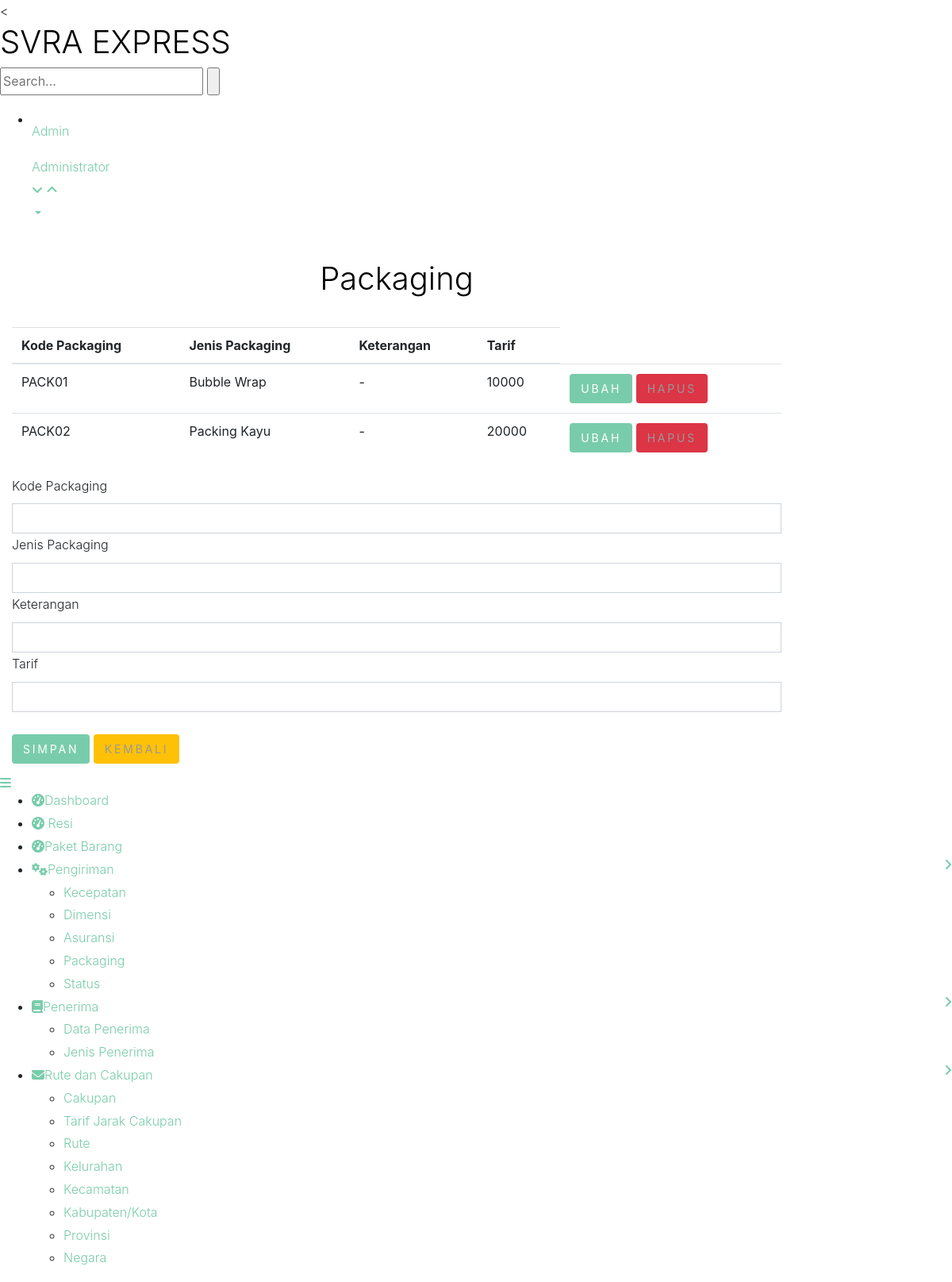
Page /svra/login/tambahpack.php on the committed database.
### tables this page shows
CREATE TABLE `jenis_packaging` (
  `kode_jenis_packaging` varchar(10) NOT NULL,
  `nama_jenis_packaging` varchar(50) DEFAULT NULL,
  `keterangan` varchar(30) DEFAULT NULL,
  `tarif` int(50) DEFAULT NULL
);

### svra/login/tambahpack.php (the view, shortened to what this page needs)
<!DOCTYPE HTML>
<html>
<head>
<link href="css/bootstrap.css" rel="stylesheet" type="text/css" media="all">
<link href="css/style.css" rel="stylesheet" type="text/css" media="all"/>
<link href="css/font-awesome.css" rel="stylesheet">
</head>
<body>
<div class="page-container">
   <div class="left-content">
	   <div class="mother-grid-inner">
				<div class="header-main">
					<div class="header-left">
							<div class="logo-name">
									 <a href="home.php"> <h1>SVRA EXPRESS</h1>
								  </a>
							</div>
								<div class="search-box">
									<form>
										<input type="text" placeholder="Search..." required="">
										<input type="submit" value="">
									</form>
								</div>
						 </div>
							<div class="profile_details">
								<ul>
									<li class="dropdown profile_details_drop">
										<a href="#" class="dropdown-toggle" data-toggle="dropdown" aria-expanded="false">
											<div class="profile_img">
												<div class="user-name">
													<p>Admin</p>
													<span>Administrator</span>
												</div>
												<i class="fa fa-angle-down lnr"></i>
												<i class="fa fa-angle-up lnr"></i>
											</div>
										</a>
									</li>
								</ul>
							</div>
						</div>
				</div>
<div class="chit-chat-layer4">
	<div class="col-md-10 chit-chat-layer4-center">
               <div class="work-progres">
                            <div class="chit-chat-heading">
                                <br>  <H1><center> Packaging </center> </H1><br>
                            </div>
                            <div class="table-responsive">
                                <table class="table table-hover">
                                  <thead>
                                    <tr>
                                      <th>Kode Packaging</th>
                                      <th>Jenis Packaging</th>
                                      <th>Keterangan</th>
                                      <th>Tarif</th>
                                  </tr>
                              </thead>
                              <tbody>
							 <?php
							 $db_host = "localhost";$db_user = "root";$db_pass = "";$db_name = "ekspedisi_pengiriman_barang";
							 $koneksi= mysqli_connect( $db_host, $db_user, $db_pass, $db_name);
							  $ambil = mysqli_query ($koneksi, "SELECT * from jenis_packaging") ;?>
							  <?php
							  while ($isi = mysqli_fetch_array($ambil))
							  { ?>
                                <tr>
                                  <td><?php echo $isi ['kode_jenis_packaging'];?></td>
                                  <td><?php echo $isi ['nama_jenis_packaging'];?></td>
                                  <td><?php echo $isi ['keterangan'];?></td>
                                  <td><?php echo $isi ['tarif'];?></span></td>
								  <td>
										<a href = " " class="btn btn-primary"> Ubah </a>
										<a href = "hapuskecepatan.php" class="btn btn-danger"
										onclick="return confirm ('Apakah Anda yakin ingin menghapus data ini?')"> Hapus </a>
                              </tr>
							  <?php } ?>
                          </tbody>
                      </table>
					  <form method = "POST" enctype = "multipart/form-data">
							<div class = "form group">
								<label for = "kode_jenis_packaging"> Kode Packaging </label>
								<input type = "text" class = "form-control" name = "kode_jenis_packaging">
							</div>
							<div class = "form group">
								<label for = "nama_jenis_packaging"> Jenis Packaging </label>
								<input type = "text" class = "form-control" name = "nama_jenis_packaging">
							</div>
							<div class = "form group">
								<label for = "keterangan"> Keterangan </label>
								<input type = "text" class = "form-control" name = "keterangan">
							</div>
							<div class = "form group">
								<label for = "tarif"> Tarif </label>
								<input type = "number" class = "form-control" name = "tarif">
							</div>
							<br>
							<button class = "btn btn-primary" name = "save" > Simpan </button>
							<a href = "pack.php" class = "btn btn-warning"> Kembali </a>
					  </form>
                  </div>
             </div>
      </div>
    <div class="sidebar-menu">
		  	<div class="logo"> <a href="#" class="sidebar-icon"> <span class="fa fa-bars"></span> </a>  </div>
		    <div class="menu">
		      <ul id="menu" >
		        <li id="menu-home" ><a href="home.php"><i class="fa fa-tachometer"></i><span>Dashboard</span></a></li>
				<li id="menu-home" ><a href="resi.php"><i class="fa fa-tachometer"></i><span> Resi </span></a></li>
				<li id="menu-home" ><a href="paket.php"><i class="fa fa-tachometer"></i><span>Paket Barang</span></a></li>
				<li><a href="#"><i class="fa fa-cogs"></i><span>Pengiriman</span><span class="fa fa-angle-right" style="float: right"></span></a>
		          <ul>
		            <li><a href="kecepatan.php">Kecepatan</a></li>
		            <li><a href="dimensi.php">Dimensi</a></li>
					<li><a href="asuransi.php">Asuransi</a></li>
		            <li><a href="pack.php">Packaging</a></li>
					<li><a href="status.php">Status</a></li>
		          </ul>
		       </li>
		        <li id="menu-comunicacao" ><a href="#"><i class="fa fa-book nav_icon"></i><span>Penerima</span><span class="fa fa-angle-right" style="float: right"></span></a>
		          <ul id="menu-comunicacao-sub" >
		            <li id="menu-arquivos" ><a href="penerima.php">Data Penerima</a></li>
		            <li id="menu-arquivos" ><a href="jenispenerima.php">Jenis Penerima</a></li>
		          </ul>
		        </li>
		        <li><a href="#"><i class="fa fa-envelope"></i><span>Rute dan Cakupan</span><span class="fa fa-angle-right" style="float: right"></span></a>
		        	 <ul id="menu-academico-sub" >
			            <li id="menu-academico-boletim" ><a href="cakupan.php">Cakupan</a></li>
						<li id="menu-academico-boletim" ><a href="tarifjarakcak.php">Tarif Jarak Cakupan</a></li>
						<li id="menu-academico-boletim" ><a href="rute.php">Rute</a></li>
						<li id="menu-academico-avaliacoes" ><a href="kel.php">Kelurahan</a></li>
						<li id="menu-academico-avaliacoes" ><a href="kec.php">Kecamatan</a></li>
						<li id="menu-academico-avaliacoes" ><a href="kabkot.php">Kabupaten/Kota</a></li>
						<li id="menu-academico-avaliacoes" ><a href="prov.php">Provinsi</a></li>
						<li id="menu-academico-avaliacoes" ><a href="negara.php">Negara</a></li>
		             </ul>
		        </li>
		      </ul>
		    </div>
	 </div>
</div>
</body>
</html>

### rows in the picture
jenis_packaging: kode_jenis_packaging "PACK01", nama_jenis_packaging "Bubble Wrap", keterangan "-", tarif "10000"
jenis_packaging: kode_jenis_packaging "PACK02", nama_jenis_packaging "Packing Kayu", keterangan "-", tarif "20000"
